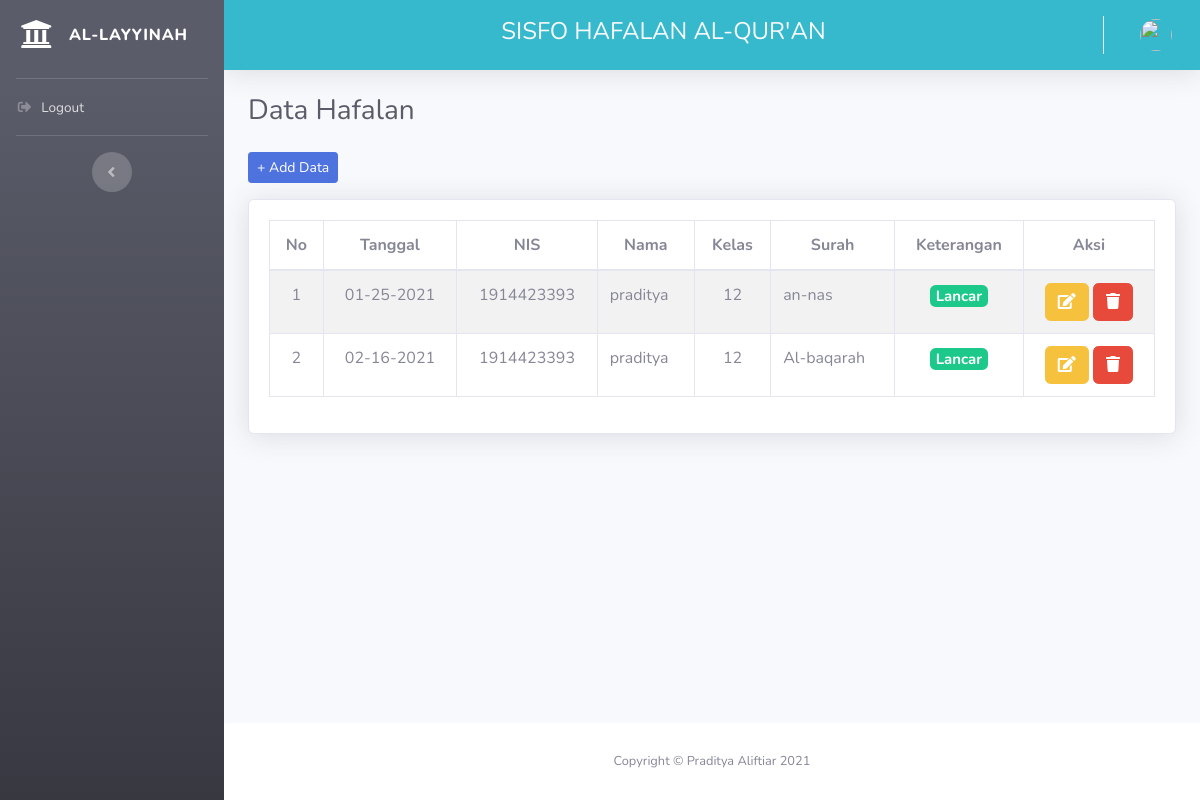
The page /index.php/guru/data_hafalan on the database its author committed.
### tables this page shows
CREATE TABLE `hafalan` (
  `id` int(11) NOT NULL,
  `tanggal` date NOT NULL,
  `nis` varchar(12) NOT NULL,
  `nama` varchar(25) NOT NULL,
  `kelas` int(2) NOT NULL,
  `surah` varchar(20) NOT NULL,
  `keterangan` varchar(20) NOT NULL
);

### application/controllers/Guru.php (called while the page is built, shortened)
<?php
class Guru extends CI_Controller
{
    public function data_hafalan()
    {
        $data['title'] = 'Data Hafalan';
        $data['user']  = $this->db->get_where('guru', ['username'
        => $this->session->userdata('username')])->row_array();
        $data['hafalan'] = $this->db->get('hafalan')->result();
        $this->form_validation->set_rules('tanggal', 'Tanggal', 'required');
        $this->form_validation->set_rules('nis', 'NIS', 'required');
        $this->form_validation->set_rules('nama', 'Nama', 'required');
        $this->form_validation->set_rules('kelas', 'Kelas', 'required');
        $this->form_validation->set_rules('surah', 'Surah', 'required');
        $this->form_validation->set_rules('keterangan', 'Keterangan', 'required');
        if ($this->form_validation->run() == false) {
            $this->load->view('guru/data-hafalan', $data);
        }
    }
}

### index.php (called while the page is built, shortened)
<?php
require_once BASEPATH.'core/CodeIgniter.php';

### application/views/guru/data-hafalan.php (the view, shortened to what this page needs)
<div class="container-fluid">
    <h1 class="h3 mb-4 text-gray-800"><?= $title ?></h1>
    <a href="" class="btn btn-primary btn-sm mb-3" data-toggle="modal" data-target="#newHafalanModal">+ Add Data</a>
    <div class="card shadow mb-4">
        <div class="card-body">
            <div class="table-responsive">
                <table class="table table-bordered table-hover table-striped" id="dataTable" width="100%">
                    <thead>
                        <tr>
                            <th class="text-center">No</th>
                            <th class="text-center">Tanggal</th>
                            <th class="text-center">NIS</th>
                            <th class="text-center">Nama</th>
                            <th class="text-center">Kelas</th>
                            <th class="text-center">Surah</th>
                            <th class="text-center">Keterangan</th>
                            <th class="text-center">Aksi</th>
                        </tr>
                    </thead>
                    <tbody>
                        <?php
                        $no = 1;
                        foreach ($hafalan as $h) : ?>
                            <tr>
                                <td class="text-center"><?= $no++ ?></td>
                                <td class="text-center"><?= date('m-d-Y', strtotime($h->tanggal)) ?></td>
                                <td class="text-center"><?= $h->nis ?></td>
                                <td><?= $h->nama ?></td>
                                <td class="text-center"><?= $h->kelas ?></td>
                                <td><?= $h->surah ?></td>
                                <td class="text-center">
                                    <?php if ($h->keterangan == 'lancar') : ?>
                                        <h5><span class="badge badge-success">Lancar</span></h5>
                                    <?php endif; ?>
                                </td>
                                <td class="text-center">
                                    <a class="btn btn-warning" href="<?= base_url('guru/update_hafalan/') . $h->id ?>">
                                        <i class="fa fa-edit"></i>
                                    </a>
                                    <a class="btn btn-danger delete-button" href="<?= base_url('guru/delete_hafalan/') . $h->id ?>">
                                        <i class="fa fa-trash"></i>
                                    </a>
                                </td>
                            </tr>
                        <?php endforeach; ?>
                    </tbody>
                </table>
            </div>
        </div>
    </div>
</div>
</div>

### rows shown on the page
hafalan: tanggal "01-25-2021", nis "1914423393", nama "praditya", kelas "12", surah "an-nas", keterangan "Lancar"
hafalan: tanggal "02-16-2021", nis "1914423393", nama "praditya", kelas "12", surah "Al-baqarah", keterangan "Lancar"

### other values the page prints
$title "Data Hafalan"
